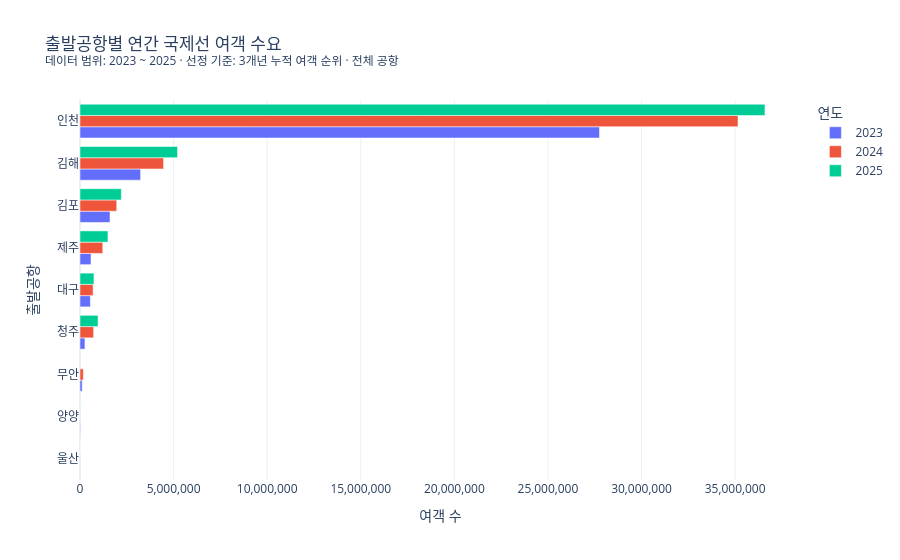

Notebook code cell kept with this figure:
### Code cell
# 차트: 출발공항별 연간 국제선 여객 수를 3개년 누적 순위로 비교한다.
airport_demand_chart = yearly_airport_demand_df.copy()
airport_demand_chart['연도'] = airport_demand_chart['연도'].astype(str)
airport_order = (
    airport_demand_chart[['3개년 누적 순위', '출발공항 표준값']]
    .drop_duplicates()
    .sort_values('3개년 누적 순위')['출발공항 표준값']
    .tolist()
)
fig = px.bar(
    airport_demand_chart,
    x='여객 수',
    y='출발공항 표준값',
    color='연도',
    text='여객 비중',
    barmode='group',
    orientation='h',
    title=chart_title(
        '출발공항별 연간 국제선 여객 수요',
        airport_demand_chart['연도'],
        '선정 기준: 3개년 누적 여객 순위 · 전체 공항',
    ),
    labels={'출발공항 표준값': '출발공항'},
    hover_data={
        '3개년 누적 여객 수': ':,',
        '여객 비중': ':.2%',
        '여객 전년 대비 증감률': ':.2%',
    },
    template=PLOTLY_TEMPLATE,
)
fig.update_xaxes(tickformat=',')
fig.update_yaxes(categoryorder='array', categoryarray=airport_order[::-1])
fig.update_traces(texttemplate='%{text:.1%}', textposition='outside', cliponaxis=False)
fig.update_layout(
    height=560, legend_title_text='연도',
    uniformtext_minsize=9, uniformtext_mode='hide',
)
fig.show(config={'displaylogo': False})

### Figure 1 — Plotly figure (JSON) as saved in the notebook; plotly's stock layout.template omitted (floating-point values rounded to 4 significant figures)
{"data": [{"alignmentgroup": "True", "cliponaxis": false, "customdata": [[99500000.0, 0.8129, NaN], [12910000.0, 0.0948, NaN], [5772000.0, 0.0469, NaN], [3296000.0, 0.0172, NaN], [2000000.0, 0.0162, NaN], [1956000.0, 0.0077, NaN], [295900.0, 0.0034, NaN], [41880.0, 0.0008, NaN]], "hovertemplate": "연도=2023<br>여객 수=%{x}<br>출발공항=%{y}<br>여객 비중=%{customdata[1]:.2%}<br>3개년 누적 여객 수=%{customdata[0]:,}<br>여객 전년 대비 증감률=%{customdata[2]:.2%}<extra></extra>", "legendgroup": "2023", "marker": {"color": "#636efa", "pattern": {"shape": ""}}, "name": "2023", "offsetgroup": "2023", "orientation": "h", "showlegend": true, "text": [0.8129, 0.0948, 0.0469, 0.0172, 0.0162, 0.0077, 0.0034, 0.0008], "textposition": "outside", "texttemplate": "%{text:.1%}", "type": "bar", "x": [27750000.0, 3237000.0, 1602000.0, 587200.0, 554400.0, 263100.0, 117400.0, 27110.0], "xaxis": "x", "y": ["인천", "김해", "김포", "제주", "대구", "청주", "무안", "양양"], "yaxis": "y"}, {"alignmentgroup": "True", "cliponaxis": false, "customdata": [[99500000.0, 0.7916, 0.2667], [12910000.0, 0.1005, 0.3793], [5772000.0, 0.0442, 0.2243], [3296000.0, 0.0274, 1.069], [2000000.0, 0.0157, 0.2611], [1956000.0, 0.0164, 1.768], [295900.0, 0.004, 0.5206], [41880.0, 0.0002, -0.6703]], "hovertemplate": "연도=2024<br>여객 수=%{x}<br>출발공항=%{y}<br>여객 비중=%{customdata[1]:.2%}<br>3개년 누적 여객 수=%{customdata[0]:,}<br>여객 전년 대비 증감률=%{customdata[2]:.2%}<extra></extra>", "legendgroup": "2024", "marker": {"color": "#EF553B", "pattern": {"shape": ""}}, "name": "2024", "offsetgroup": "2024", "orientation": "h", "showlegend": true, "text": [0.7916, 0.1005, 0.0442, 0.0274, 0.0157, 0.0164, 0.004, 0.0002], "textposition": "outside", "texttemplate": "%{text:.1%}", "type": "bar", "x": [35150000.0, 4465000.0, 1962000.0, 1215000.0, 699200.0, 728200.0, 178500.0, 8938.0], "xaxis": "x", "y": ["인천", "김해", "김포", "제주", "대구", "청주", "무안", "양양"], "yaxis": "y"}, {"alignmentgroup": "True", "cliponaxis": false, "customdata": [[99500000.0, 0.7749, 0.0409], [12910000.0, 0.1103, 0.1667], [5772000.0, 0.0468, 0.1256], [3296000.0, 0.0316, 0.2293], [2000000.0, 0.0158, 0.0669], [1956000.0, 0.0204, 0.3252], [41880.0, 0.0001, -0.3473], [205.0, 0.0, NaN]], "hovertemplate": "연도=2025<br>여객 수=%{x}<br>출발공항=%{y}<br>여객 비중=%{customdata[1]:.2%}<br>3개년 누적 여객 수=%{customdata[0]:,}<br>여객 전년 대비 증감률=%{customdata[2]:.2%}<extra></extra>", "legendgroup": "2025", "marker": {"color": "#00cc96", "pattern": {"shape": ""}}, "name": "2025", "offsetgroup": "2025", "orientation": "h", "showlegend": true, "text": [0.7749, 0.1103, 0.0468, 0.0316, 0.0158, 0.0204, 0.0001, 0.0], "textposition": "outside", "texttemplate": "%{text:.1%}", "type": "bar", "x": [36590000.0, 5209000.0, 2208000.0, 1494000.0, 745900.0, 965000.0, 5834.0, 205.0], "xaxis": "x", "y": ["인천", "김해", "김포", "제주", "대구", "청주", "양양", "울산"], "yaxis": "y"}], "layout": {"barmode": "group", "height": 560, "legend": {"title": {"text": "연도"}, "tracegroupgap": 0}, "title": {"text": "출발공항별 연간 국제선 여객 수요<br><sup>데이터 범위: 2023 ~ 2025 · 선정 기준: 3개년 누적 여객 순위 · 전체 공항</sup>"}, "uniformtext": {"minsize": 9, "mode": "hide"}, "xaxis": {"anchor": "y", "domain": [0, 1], "tickformat": ",", "title": {"text": "여객 수"}}, "yaxis": {"anchor": "x", "categoryarray": ["울산", "양양", "무안", "청주", "대구", "제주", "김포", "김해", "인천"], "categoryorder": "array", "domain": [0, 1], "title": {"text": "출발공항"}}}}
